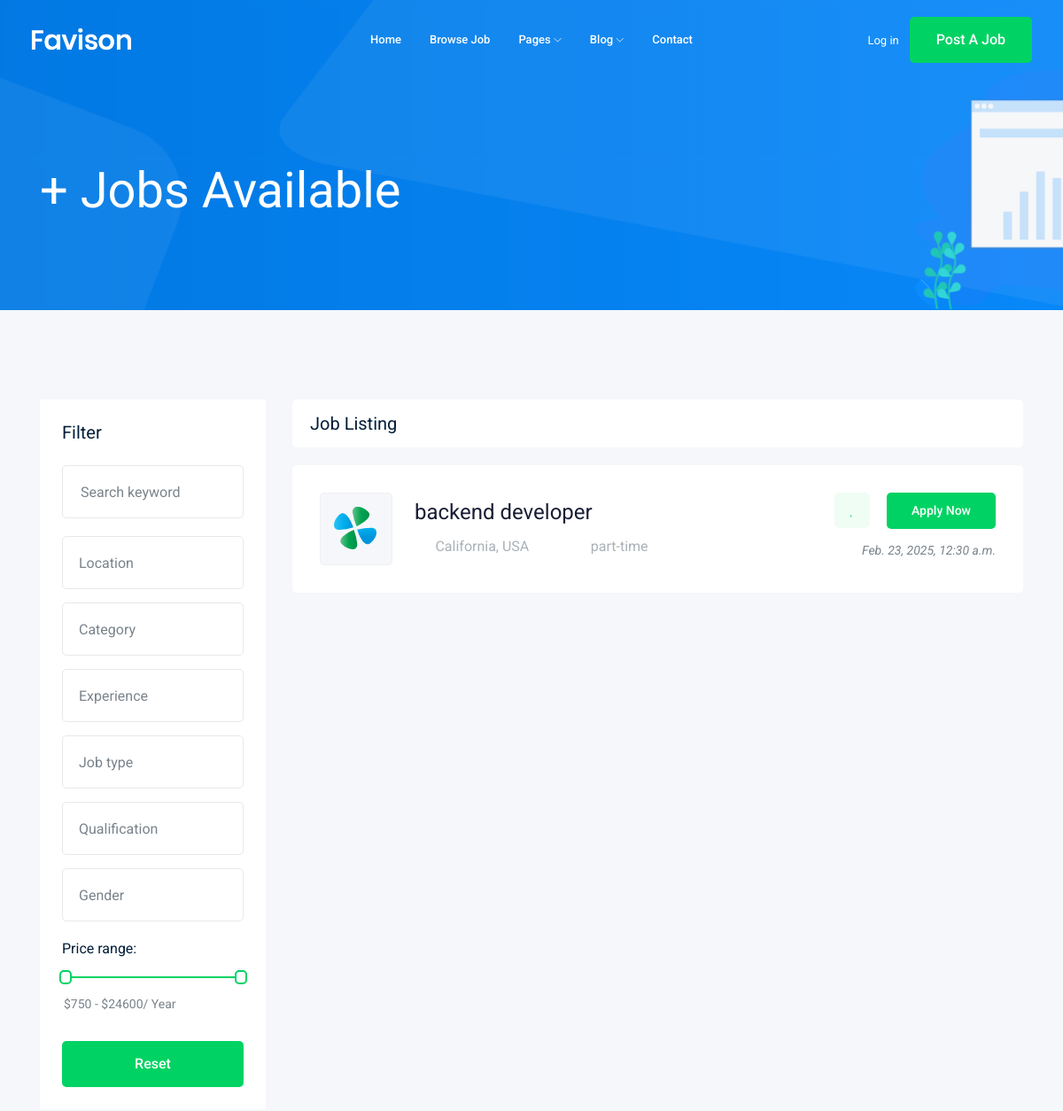
The app's page / (upper part), older data.
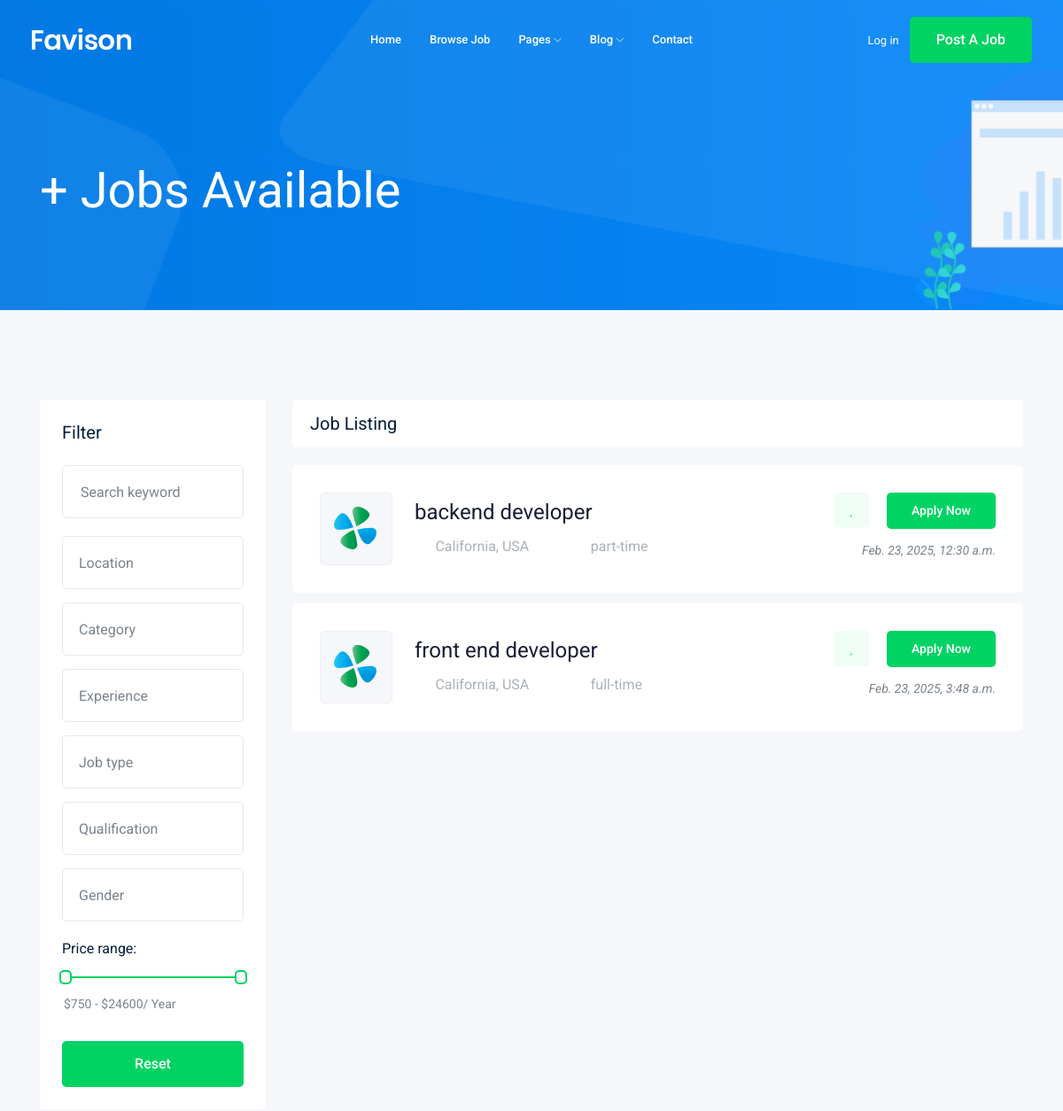
The same page, newer data.
### job/models.py (models this page shows, shortened)
class job(models.Model):
    owner = models.ForeignKey(User , related_name= 'job_owner' , on_delete=models.CASCADE)
    title=models.CharField(max_length=100)
    job_type = models.CharField(max_length=25  ,choices = JOB_TYPE)
    description = models.CharField(max_length=1000)
    published_at = models.DateTimeField(auto_now_add=True)
    vacancy = models.IntegerField(default=1)
    salary = models.IntegerField(default=0)
    experience = models.IntegerField(default=1)
    category = models.ForeignKey('category' ,on_delete=models.CASCADE)
    image= models.ImageField(upload_to='jobs/')
    slug = models.SlugField(blank=True, null=True)
    def __str__(self):
        return self.title

### job/views.py (the view)
# urls.py: path('',views.job_list, name='job_list'),
def job_list(request):
    job_list = job.objects.all()
    paginator = Paginator(job_list,3)
    page_number = request.GET.get("page")
    page_obj = paginator.get_page(page_number)
    context = {'jobs':page_obj}
    return render(request,'job/job_list.html',context)

### job/templates/job/job_list.html (shortened to what the changed rows need)
{% extends 'base.html' %}
{% block body %}
    <div class="job_listing_area plus_padding">
        <div class="container">
            <div class="row">
                <div class="col-lg-9">
                    <div class="job_lists m-0">
                        <div class="row">
                            {% for job in jobs%}
                            <div class="col-lg-12 col-md-12">
                                <div class="single_jobs white-bg d-flex justify-content-between">
                                    <div class="jobs_left d-flex align-items-center">
                                        <div class="thumb">
                                            <img src="img/svg_icon/1.svg" alt="">
                                        </div>
                                        <div class="jobs_conetent">
                                            <a href="{% url 'jobs:job_details' job.slug %}"><h4>{{job}}</h4></a>
                                            <div class="links_locat d-flex align-items-center">
                                                <div class="location">
                                                    <p> <i class="fa fa-map-marker"></i> California, USA</p>
                                                </div>
                                                <div class="location">
                                                    <p> <i class="fa fa-clock-o"></i>{{job.job_type}}</p>
                                                </div>
                                            </div>
                                        </div>
                                    </div>
                                    <div class="jobs_right">
                                        <div class="apply_now">
                                            <a class="heart_mark" href="#"> <i class="fa fa-heart"></i> </a>
                                            <a href="{% url 'jobs:job_details' job.slug %}" class="boxed-btn3">Apply Now</a>
                                        </div>
                                        <div class="date">
                                            <p>{{job.published_at}}</p>
                                        </div>
                                    </div>
                                </div>
                            </div>
                            {% endfor %}
                        </div>
                    </div>
                </div>
            </div>
        </div>
    </div>
{% endblock %}

Row changes from the older to the newer data that the page shows:
added job: title "front end developer", job_type "full-time", published_at "Feb. 23, 2025, 3:48 a.m."
